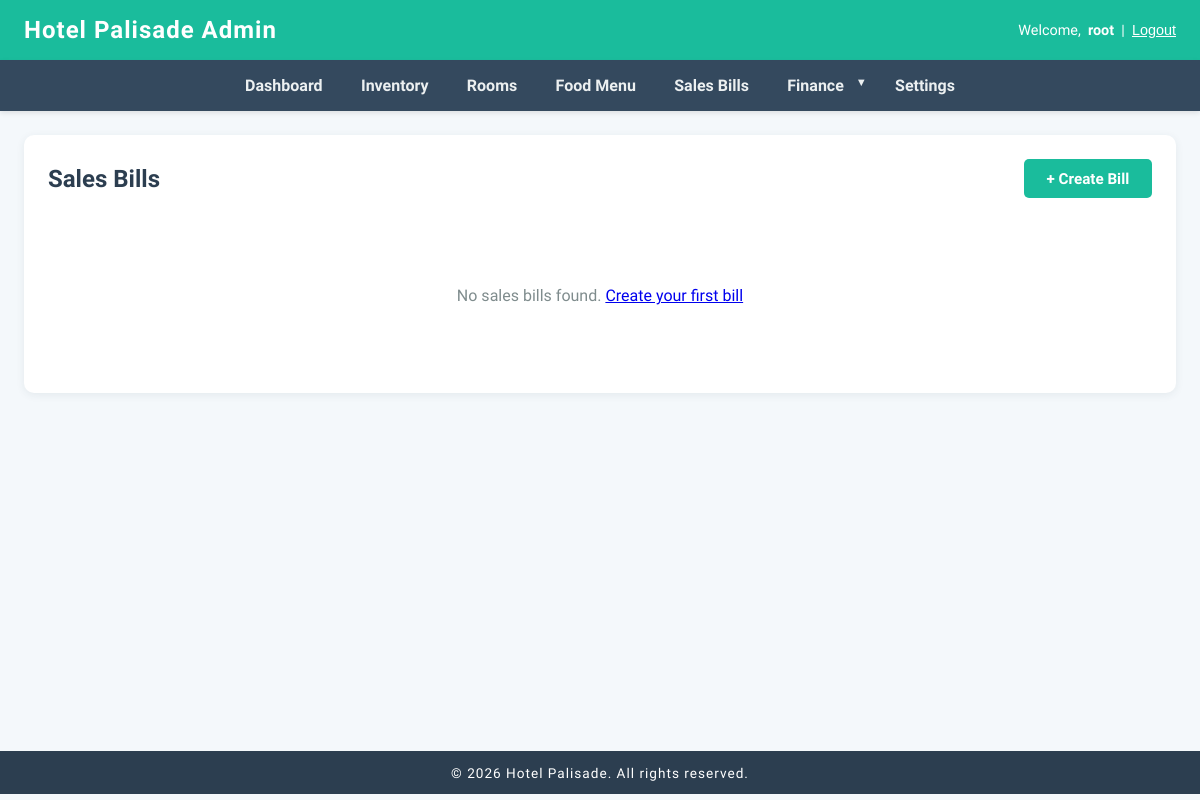
The app's page /dashboard/sales-bills/ (signed in), older data.
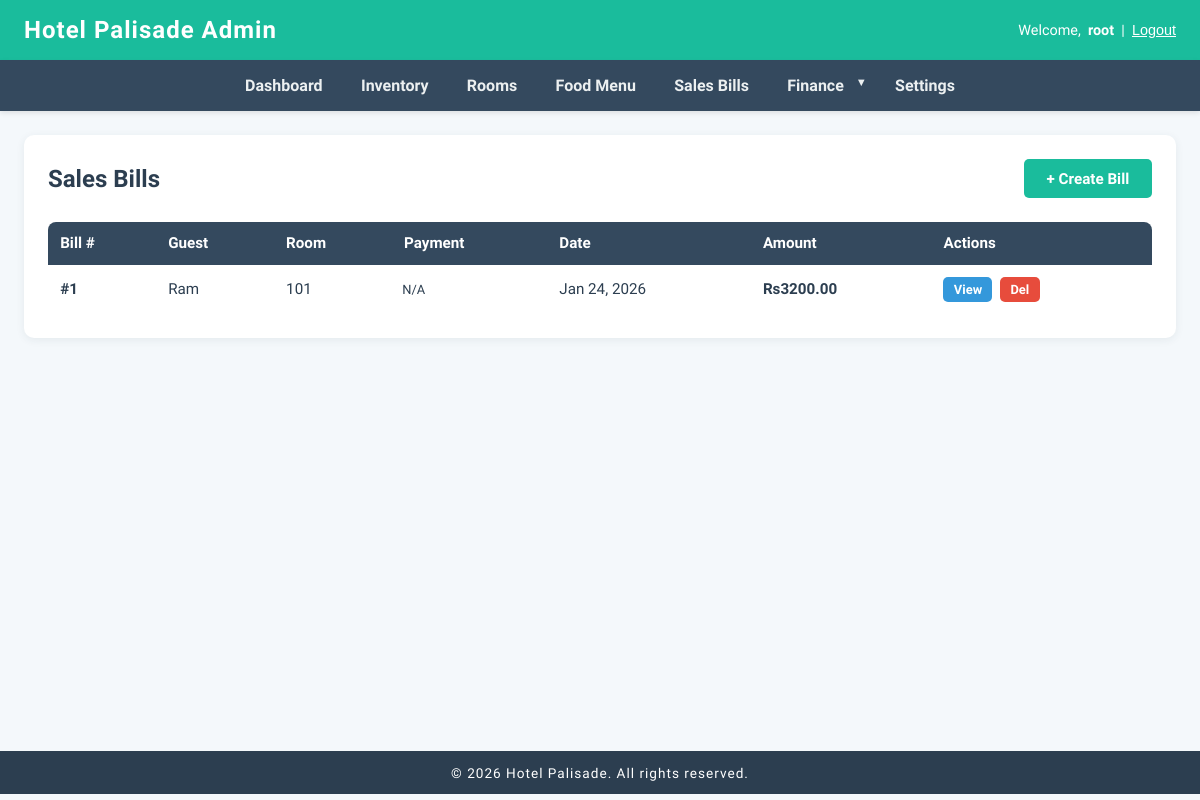
The same page, newer data.
### sales/models.py (models this page shows, shortened)
class SalesBill(models.Model):
	created_at = models.DateTimeField(auto_now_add=True)
	guest_name = models.CharField(max_length=100)
	room = models.ForeignKey(Room, on_delete=models.SET_NULL, null=True, blank=True, related_name="sales_bills")
	room_charge = models.DecimalField(max_digits=10, decimal_places=2, default=0)
	items = models.ManyToManyField(FoodItem, through="SalesBillItem")
	discount_percentage = models.DecimalField(max_digits=5, decimal_places=2, default=0)
	discount_amount = models.DecimalField(max_digits=10, decimal_places=2, default=0)
	total_amount = models.DecimalField(max_digits=10, decimal_places=2)

### rooms/models.py (models this page shows, shortened)
class Room(models.Model):
	ROOM_TYPES = [
		("single", "Single"),
		("double", "Double"),
		("suite", "Suite"),
	]
	STATUS_CHOICES = [
		("available", "Available"),
		("booked", "Booked"),
		("occupied", "Occupied"),
		("maintenance", "Maintenance"),
	]
	number = models.CharField(max_length=10, unique=True)
	room_type = models.CharField(max_length=10, choices=ROOM_TYPES)
	status = models.CharField(max_length=15, choices=STATUS_CHOICES, default="available")
	is_available = models.BooleanField(default=True)
	price_per_night = models.DecimalField(max_digits=8, decimal_places=2)

### dashboard/views.py (the view)
# urls.py: path('sales-bills/', views.sales_bill_list, name='sales_bill_list'),
@login_required(login_url='login')
def sales_bill_list(request):
	bills = SalesBill.objects.all().order_by('-created_at')
	return render(request, 'dashboard/sales_bills/list.html', {'bills': bills})

### dashboard/templates/dashboard/sales_bills/list.html (shortened to what this page needs)
{% extends 'base.html' %}
{% block content %}
<div class="container">
    <div class="header-section">
        <h2>Sales Bills</h2>
        <a href="{% url 'sales_bill_create' %}" class="btn">+ Create Bill</a>
    </div>
    {% if bills %}
    <div class="table-responsive">
        <table>
            <thead>
                <tr>
                    <th>Bill #</th>
                    <th>Guest</th>
                    <th class="hide-mobile">Room</th>
                    <th class="hide-mobile">Payment</th>
                    <th class="hide-mobile">Date</th>
                    <th>Amount</th>
                    <th>Actions</th>
                </tr>
            </thead>
            <tbody>
                {% for bill in bills %}
                <tr>
                    <td data-label="Bill #"><strong>#{{ bill.id }}</strong></td>
                    <td data-label="Guest">{{ bill.guest_name }}</td>
                    <td data-label="Room" class="hide-mobile">{{ bill.room.number|default:"N/A" }}</td>
                    <td data-label="Payment" class="hide-mobile" style="font-size: 0.85em;">
                        {% for payment in bill.payments.all %}
                            {{ payment.get_payment_method_display }}{% if not forloop.last %}, {% endif %}
                        {% empty %}
                            N/A
                        {% endfor %}
                    </td>
                    <td data-label="Date" class="hide-mobile">{{ bill.created_at|date:"M d, Y" }}</td>
                    <td data-label="Amount"><strong>Rs{{ bill.total_amount }}</strong></td>
                    <td data-label="Actions">
                        <div class="actions">
                            <a href="{% url 'sales_bill_detail' bill.pk %}" class="btn btn-info">View</a>
                            <a href="{% url 'sales_bill_delete' bill.pk %}" class="btn btn-danger">Del</a>
                        </div>
                    </td>
                </tr>
                {% endfor %}
            </tbody>
        </table>
    </div>
    {% else %}
    <div class="empty-state">
        <p>No sales bills found. <a href="{% url 'sales_bill_create' %}">Create your first bill</a></p>
    </div>
    {% endif %}
</div>
{% endblock %}

Row changes from the older to the newer data that the page shows:
added SalesBill: id "1", guest_name "Ram", room.number "101", created_at "Jan 24, 2026", total_amount "3200.00"
Text that changed along with them:
text no longer shown: "No sales bills found. Create your first bill"
text now shown: "Bill # Guest Room Payment Date Amount Actions"
